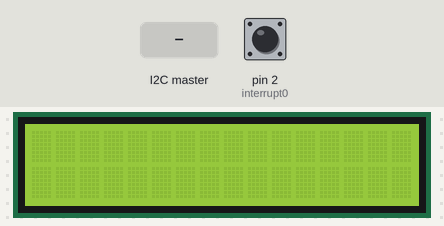
Bench run of a sketch on a simulated Arduino Uno, built with avr-gcc and run on an emulated ATmega328P. Shown: 16×2 character LCD. The test bench sets the inputs (shaded band); at power-on: pin 2 (interrupt0) LOW.

Above: at 1.2 s.
1.3 s: the I2C master sends the byte 1
2.8 s: the I2C master sends the byte 0
4.3 s: the I2C master sends the byte 2
5.9 s: the I2C master sends the byte 90
At 6.8 s:
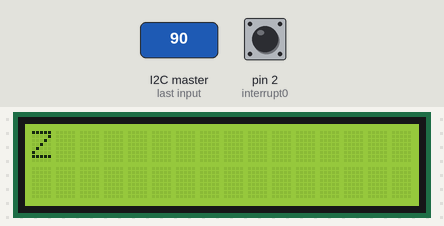
7.4 s: the I2C master sends the byte 200
At 8.5 s:
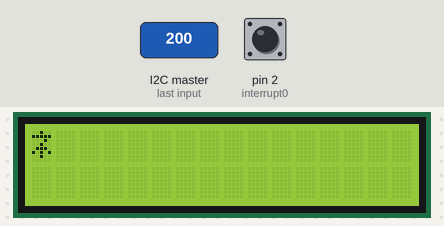
Timing chart, 0 to 9.9 s (numbered marks = the images above; inputs shaded):
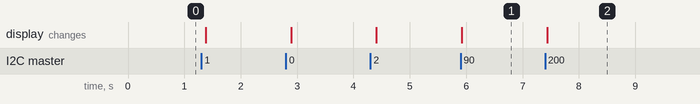

Measured:
- after the input at 5.9 s, the display: changes at once (image 1)
- after the input at 7.4 s, the display: changes at once (image 2)

The sketch:

concentrador.ino
```cpp
#include <Wire.h>
#include <LiquidCrystal_I2C.h>

const int interrupt0 = 2;
const int num_of_pins = 5;
const int photo_relay = 12;
const int button = 11;
const int thermostat_sensor = 10;
const int voltage_sensor = 9;
const int current_sensor = 8;
uint8_t sensorsArray[num_of_pins] = { current_sensor, voltage_sensor, thermostat_sensor, button, photo_relay};
char stateArrayValues[num_of_pins];
volatile int shutdown_button = LOW;
int controller;
byte contador = 0;                    // Ajudar a debugar
volatile float value = 0.0F;
String dataString = "";
LiquidCrystal_I2C lcd (0x27, 16,2);

void setup() {
  attachInterrupt(digitalPinToInterrupt(interrupt0), sendData, CHANGE);
  lcd.init();
  lcd.backlight();

  //Comunicação i2c
  Wire.begin(1);                //Barramento I2C do endereço 16
  Wire.onReceive(receiveEvent);  //Recepção de dados (chama função auxiliar)
  Serial.begin(9600);
}

void loop() {
  lcd.setCursor(0,0);
  lcd.print(dataString);
  dataString = "";
  delay(100);
  digitalWrite(13, shutdown_button);
}

//Função auxiliar para processar os dados recebidos do Escravo
void receiveEvent()
{
  while (Wire.available()) //Loop para receber toda String de dados
  {
   char c = Wire.read();      //Recebe um byte caractere
    dataString = dataString + c;
  }
}

void sendData(){
  sei();
  int state_button = digitalRead(interrupt0);

  Wire.beginTransmission(2);              // Inicia transmissão para o escravo 2
  Wire.write(state_button);               // Envia o estado do do botão
  Wire.endTransmission();                 // Finaliza a transmissão
  Wire.beginTransmission(3);              // Inicia transmissão para o escravo 3
  Wire.write(state_button);               // Envia o estado do do botão
  Wire.endTransmission();                 // Finaliza a transmissão
}
```
